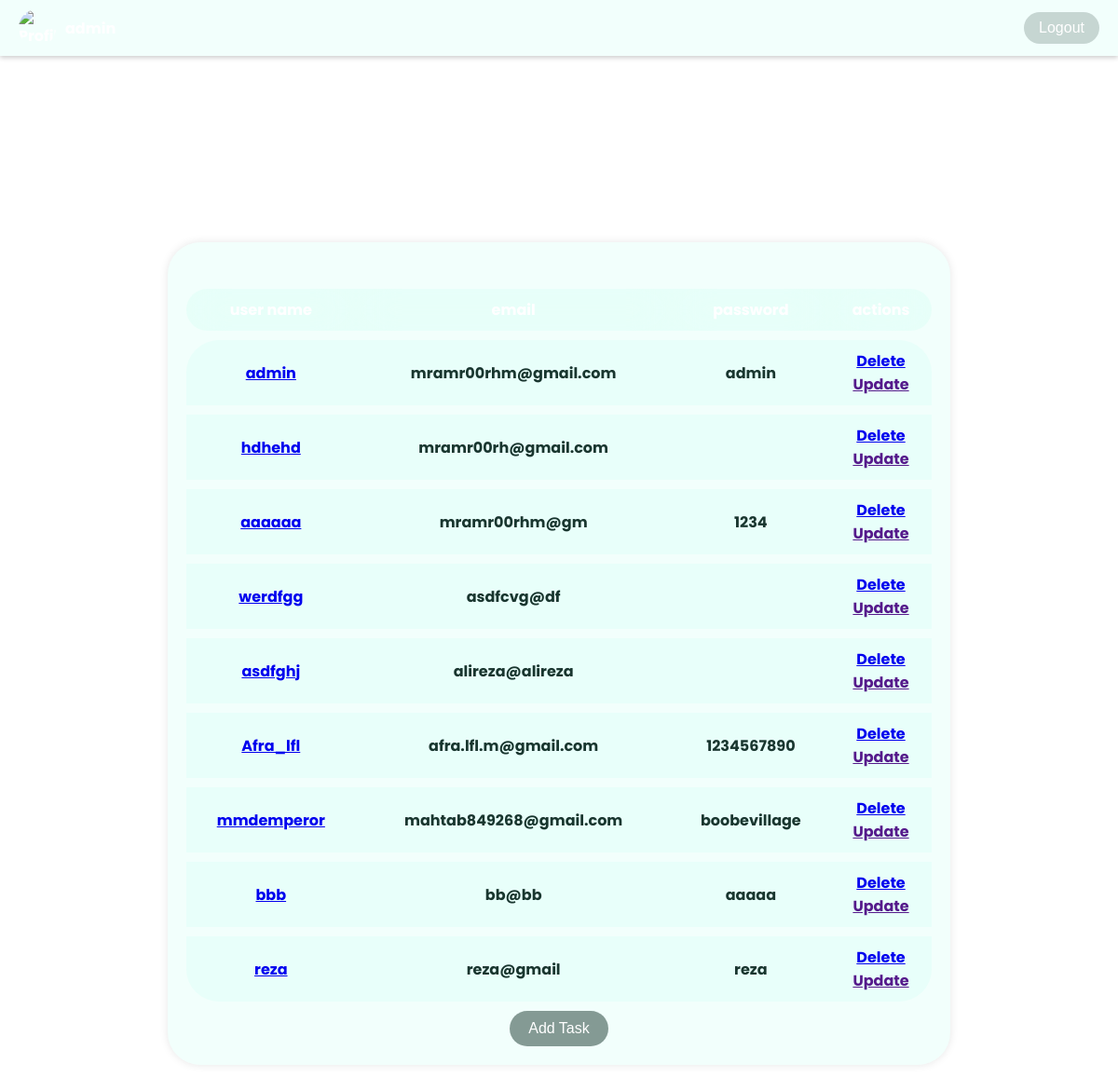
Screenshot of /admin/dash/ with the database file from the repository.
### tasks/app.py (models this page shows, shortened)
class Users(db.Model):
    id = db.Column(db.Integer, primary_key=True)
    username = db.Column(db.String(100), unique=True)
    password = db.Column(db.String(100))
    email = db.Column(db.String(120), unique=True, nullable=False)

### tasks/app.py (the view)
@app.route('/<username>/dash/', methods=['POST', 'GET'])
def dashboard(username):
    if username == 'admin':
        user = Users.query.filter_by(username=username).first()
        users = Users.query.all()
        return render_template('admins.html', users=users, username=user.username)
    else:
        user = Users.query.filter_by(username=username).first()
        user_tasks = Users.query.get(user.id).task
        return render_template('dash.html', tasks=user_tasks, username=user.username)

### tasks/templates/admins.html
{% extends 'base.html' %}
    {% block head %}
        <link rel="stylesheet" href="{{ url_for('static', filename='css/dash.css') }}">
    {% endblock %}
    {% block body %}
        <div class="header">
          <div class="user-info">
            <img src="profile.jpg" alt="Profile Image" class="profile-image">
            <strong>{{ username }}</strong>
          </div>
          <form action="///sign_in/">
                <button class="logout" formaction="/sign_in">Logout</button>
            </form>
        </div>
        <div class="container">
        <table>
                <tr>
                    <th>user name</th>
                    <th>email</th>
                    <th>password</th>
                    <th>actions</th>
                </tr>
                {% for user in users %}
                    <tr>
                        <td>
                            <a href="/show/{{ user.username }}"> {{ user.username }}</a>
                        </td>
                        <td>{{ user.email }}</td>
                        <td>{{ user.password }}</td>
                        <td>
                            <a href="/{{ username }}/user/delete/{{ user.id }}">Delete</a>
                            <br>
                            <a href="">Update</a>
                        </td>
                    </tr>
                {% endfor %}
            </table>
            <form action="add/task/" method="POST">
                    <button class="button add-task">Add Task</button>
            </form>
        </div>
{% endblock %}

### tasks/templates/base.html (shortened to what this page needs)
<!DOCTYPE html>
<html lang="en">
<head>
    {% block head %}{% endblock %}
</head>
<body>
    {% block body %}{% endblock %}
</body>
</html>

### tasks/static/css/dash.css (style rules this page uses)
body { background-image: url("/static/img/ls_bg.jpg"); margin: 0; padding: 0; font-family: "Poppins"; font-weight: bold; }
.header { background-color: rgb(190, 255, 241, 0.2); color: white; padding: 10px 20px; display: flex; justify-content: space-between; align-items: center; box-shadow: 0 2px 5px rgba(0, 0, 0, 0.2); backdrop-filter: blur(30px); }
.user-info { display: flex; align-items: center; }
.profile-image { width: 40px; height: 40px; border-radius: 50%; margin-right: 10px; }
.logout { max-height: 60px; color: white; border: none; padding: 8px 16px; text-align: center; text-decoration: none; display: inline-block; font-size: 16px; cursor: pointer; border-radius: 50px; background-color: rgb(25, 54, 47, 0.2); transition-duration: 0.2s; }
.container { transition-duration: 0.8s; max-width: 800px; margin: 200px auto; padding: 20px; background-color: rgb(190, 255, 241, 0.2); border-radius: 35px; box-shadow: 0 0 10px rgba(0, 0, 0, 0.1); }
table { width: 100%; margin-top: 20px; border-collapse: separate; border-spacing: 0 10px; }
th, td { padding: 10px; background-color: rgb(190, 255, 241, 0.2); border: 1px #ddd; color: rgb(25, 54, 47); font-weight: bold; text-align: center; }
th { background-color: rgb(190, 255, 241, 0.2); backdrop-filter: blur(20px); color: white; }
tr:nth-child(1) th:first-child { border-radius: 35px 0 0 35px; }
tr:nth-child(1) th:last-child { border-radius: 0 35px 35px 0; }
tr:nth-child(2) td:first-child { border-radius: 35px 0 0 0; }
tr:nth-child(2) td:last-child { border-radius: 0 35px 0 0; }
tr:last-child td:first-child { border-radius: 0 0 0 35px; }
tr:last-child td:last-child { border-radius: 0 0 35px 0; }
.button { max-height: 60px; color: white; border: none; padding: 10px 20px; cursor: pointer; font-size: 16px; border-radius: 50px; }
.add-task { font-size: 1em;margin: 0 auto; background-color: rgb(25, 54, 47, 0.5); display: flex; justify-content: center; transition-duration: 0.2s; }
tr { transition-duration: 0.2s; }

### rows the page displays
Users: username "admin", email "mramr00rhm@gmail.com", password "admin"
Users: username "hdhehd", email "mramr00rh@gmail.com"
Users: username "aaaaaa", email "mramr00rhm@gm", password "1234"
Users: username "werdfgg", email "asdfcvg@df"
Users: username "asdfghj", email "alireza@alireza"
Users: username "Afra_lfl", email "afra.lfl.m@gmail.com", password "1234567890"
Users: username "mmdemperor", email "mahtab849268@gmail.com", password "boobevillage"
Users: username "bbb", email "bb@bb", password "aaaaa"
Users: username "reza", email "reza@gmail", password "reza"
